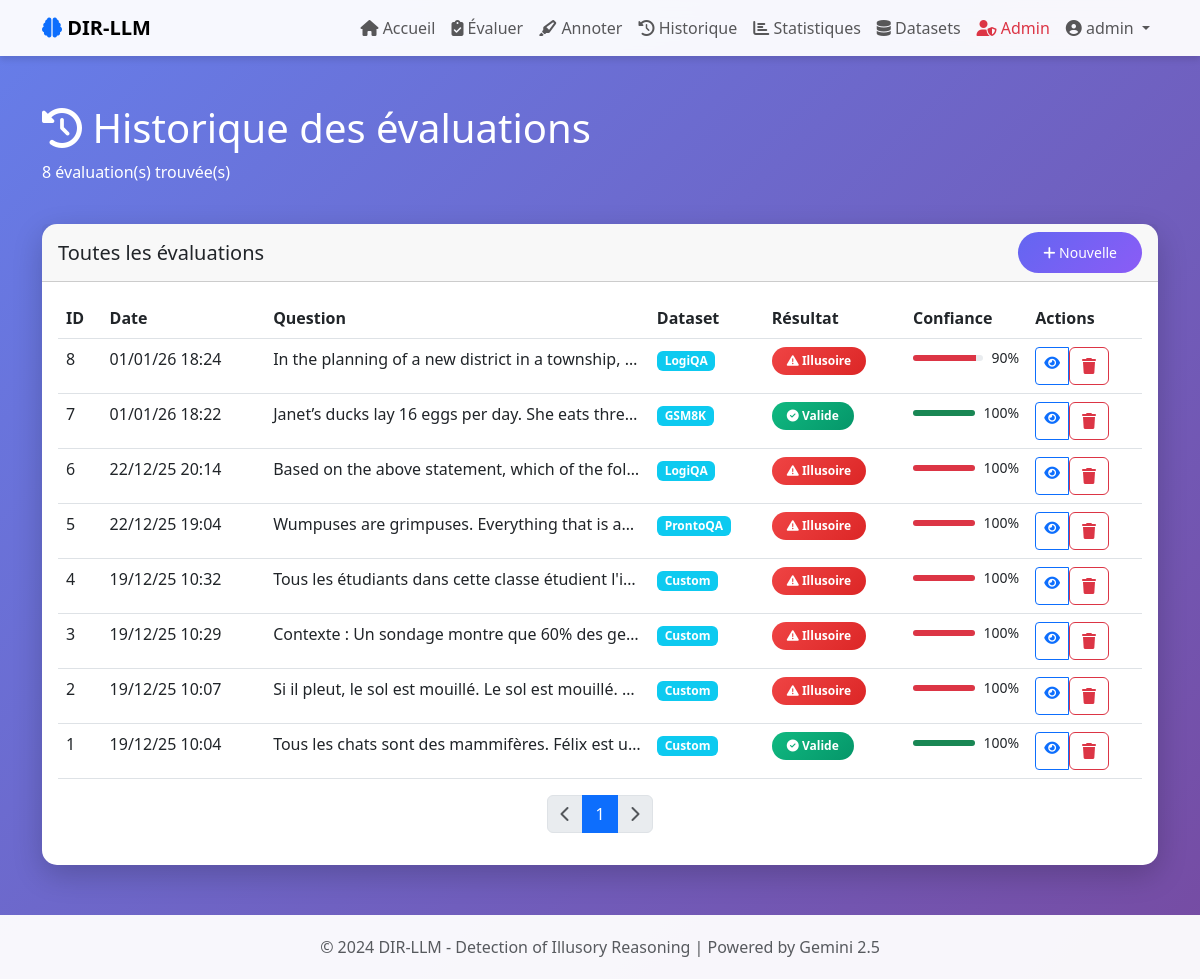
The page /history (signed in) on the database its author committed.
### models/user.py (models this page shows, shortened)
class User(UserMixin, db.Model):
    id = db.Column(db.Integer, primary_key=True)
    username = db.Column(db.String(80), unique=True, nullable=False)
    email = db.Column(db.String(120), unique=True, nullable=False)
    password_hash = db.Column(db.String(200), nullable=False)
    created_at = db.Column(db.DateTime, default=datetime.utcnow)
    is_admin = db.Column(db.Boolean, default=False)
    evaluations = db.relationship('Evaluation', backref='user', lazy=True, cascade='all, delete-orphan')
    annotations = db.relationship('HumanAnnotation', backref='annotator', lazy=True)

### models/evaluation.py (models this page shows, shortened)
class Evaluation(db.Model):
    id = db.Column(db.Integer, primary_key=True)
    user_id = db.Column(db.Integer, db.ForeignKey('user.id'), nullable=False)
    question = db.Column(db.Text, nullable=False)
    llm_response = db.Column(db.Text, nullable=False)
    expected_answer = db.Column(db.String(500))
    dataset_name = db.Column(db.String(100))
    is_illusory = db.Column(db.Boolean, default=False)
    illusion_types = db.Column(db.Text)
    explanation = db.Column(db.Text)
    confidence = db.Column(db.Float)
    created_at = db.Column(db.DateTime, default=datetime.utcnow)
    judge_model = db.Column(db.String(50), default='gemini-2.5-flash')
    consistency_checks = db.relationship('ConsistencyCheck', backref='evaluation', lazy=True)
    logical_analyses = db.relationship('LogicalAnalysis', backref='evaluation', lazy=True)
    human_annotations = db.relationship('HumanAnnotation', backref='evaluation', lazy=True)

### routes/main.py (the view)
@main_bp.route('/history')
@login_required
def history():
    page = request.args.get('page', 1, type=int)
    evaluations = Evaluation.query.filter_by(user_id=current_user.id)\
        .order_by(Evaluation.created_at.desc())\
        .paginate(page=page, per_page=20, error_out=False)
    return render_template('history.html', evaluations=evaluations)

### app.py (called while the page is built)
def create_app():
    app = Flask(__name__)
    app.config.from_object(Config)
    db.init_app(app)
    login_manager = LoginManager()
    login_manager.init_app(app)
    login_manager.login_view = 'auth.login'
    @login_manager.user_loader
    def load_user(user_id):
        return User.query.get(int(user_id))
    init_routes(app)
    with app.app_context():
        init_db_complete()
    return app

### templates/history.html (shortened to what this page needs)
{% extends "base.html" %}
{% block content %}
<div class="row mb-4">
    <div class="col-12">
        <h1 class="text-white">
            <i class="fas fa-history"></i> Historique des évaluations
        </h1>
        <p class="text-white">
            {{ evaluations.total }} évaluation(s) trouvée(s)
        </p>
    </div>
</div>
<div class="row">
    <div class="col-12">
        <div class="card">
            <div class="card-header">
                <div class="d-flex justify-content-between align-items-center">
                    <h5 class="mb-0">Toutes les évaluations</h5>
                    <div>
                        <a href="{{ url_for('main.evaluate') }}" class="btn btn-primary btn-sm">
                            <i class="fas fa-plus"></i> Nouvelle
                        </a>
                    </div>
                </div>
            </div>
            <div class="card-body">
                {% if evaluations.items %}
                <div class="table-responsive">
                    <table class="table table-hover">
                        <thead>
                            <tr>
                                <th>ID</th>
                                <th>Date</th>
                                <th>Question</th>
                                <th>Dataset</th>
                                <th>Résultat</th>
                                <th>Confiance</th>
                                <th>Actions</th>
                            </tr>
                        </thead>
                        <tbody>
                            {% for evaluation in evaluations.items %}
                            <tr>
                                <td>{{ evaluation.id }}</td>
                                <td>{{ evaluation.created_at.strftime('%d/%m/%y %H:%M') }}</td>
                                <td class="text-truncate" style="max-width: 300px;">
                                    {{ evaluation.question[:100] }}{% if evaluation.question|length > 100 %}...{% endif %}
                                </td>
                                <td>
                                    {% if evaluation.dataset_name %}
                                    <span class="badge bg-info">{{ evaluation.dataset_name[:15] }}</span>
                                    {% else %}
                                    <span class="text-muted">-</span>
                                    {% endif %}
                                </td>
                                <td>
                                    {% if evaluation.is_illusory %}
                                    <span class="badge badge-illusion">
                                        <i class="fas fa-exclamation-triangle"></i> Illusoire
                                    </span>
                                    {% else %}
                                    <span class="badge badge-valid">
                                        <i class="fas fa-check-circle"></i> Valide
                                    </span>
                                    {% endif %}
                                </td>
                                <td>
                                    <div class="d-flex align-items-center">
                                        <div class="progress flex-grow-1" style="height: 6px;">
                                            <div class="progress-bar {% if evaluation.is_illusory %}bg-danger{% else %}bg-success{% endif %}"
                                                 style="width: {{ evaluation.confidence * 100 }}%">
                                            </div>
                                        </div>
                                        <small class="ms-2">{{ "%.0f"|format(evaluation.confidence * 100) }}%</small>
                                    </div>
                                </td>
                                <td>
                                    <div class="btn-group btn-group-sm">
                                        <a href="{{ url_for('main.evaluation_detail', eval_id=evaluation.id) }}"
                                           class="btn btn-outline-primary">
                                            <i class="fas fa-eye"></i>
                                        </a>
                                        <form action="{{ url_for('main.delete_evaluation', eval_id=evaluation.id) }}"
                                              method="POST" class="d-inline"
                                              onsubmit="return confirm('Supprimer cette évaluation ?');">
                                            <button type="submit" class="btn btn-outline-danger">
                                                <i class="fas fa-trash"></i>
                                            </button>
                                        </form>
                                    </div>
                                </td>
                            </tr>
                            {% endfor %}
                        </tbody>
                    </table>
                </div>
                <nav aria-label="Page navigation">
                    <ul class="pagination justify-content-center">
                        {% if evaluations.has_prev %}
                        <li class="page-item">
                            <a class="page-link" href="{{ url_for('main.history', page=evaluations.prev_num) }}">
                                <i class="fas fa-chevron-left"></i>
                            </a>
                        </li>
                        {% else %}
                        <li class="page-item disabled">
                            <span class="page-link"><i class="fas fa-chevron-left"></i></span>
                        </li>
                        {% endif %}
                        {% for page_num in evaluations.iter_pages(left_edge=1, right_edge=1, left_current=2, right_current=2) %}
                            {% if page_num %}
                                {% if page_num == evaluations.page %}
                                <li class="page-item active">
                                    <span class="page-link">{{ page_num }}</span>
                                </li>
                                {% else %}
                                <li class="page-item">
                                    <a class="page-link" href="{{ url_for('main.history', page=page_num) }}">{{ page_num }}</a>
                                </li>
                                {% endif %}
                            {% else %}
                                <li class="page-item disabled">
                                    <span class="page-link">...</span>
                                </li>
                            {% endif %}
                        {% endfor %}
                        {% if evaluations.has_next %}
                        <li class="page-item">
                            <a class="page-link" href="{{ url_for('main.history', page=evaluations.next_num) }}">
                                <i class="fas fa-chevron-right"></i>
                            </a>
                        </li>
                        {% else %}
                        <li class="page-item disabled">
                            <span class="page-link"><i class="fas fa-chevron-right"></i></span>
                        </li>
                        {% endif %}
                    </ul>
                </nav>
                {% endif %}
            </div>
        </div>
    </div>
</div>
{% endblock %}

### templates/base.html (shortened to what this page needs)
<!DOCTYPE html>
<html lang="fr">
<head>
    <link href="https://cdn.jsdelivr.net/npm/bootstrap@5.3.0/dist/css/bootstrap.min.css" rel="stylesheet">
    <link rel="stylesheet" href="https://cdnjs.cloudflare.com/ajax/libs/font-awesome/6.4.0/css/all.min.css">
</head>
<body>
    <nav class="navbar navbar-expand-lg navbar-light">
        <div class="container">
            <a class="navbar-brand fw-bold" href="{{ url_for('auth.index') }}">
                <i class="fas fa-brain text-primary"></i> DIR-LLM
            </a>
            <div class="collapse navbar-collapse" id="navbarNav">
                <ul class="navbar-nav ms-auto">
                    {% if current_user.is_authenticated %}
                        <li class="nav-item">
                            <a class="nav-link" href="{{ url_for('main.dashboard') }}">
                                <i class="fas fa-home"></i> Accueil
                            </a>
                        </li>
                        <li class="nav-item">
                            <a class="nav-link" href="{{ url_for('main.evaluate') }}">
                                <i class="fas fa-clipboard-check"></i> Évaluer
                            </a>
                        </li>
                        <li class="nav-item">
                            <a class="nav-link" href="{{ url_for('annotations.annotate_list') }}">
                                <i class="fas fa-highlighter"></i> Annoter
                            </a>
                        </li>
                        <li class="nav-item">
                            <a class="nav-link" href="{{ url_for('main.history') }}">
                                <i class="fas fa-history"></i> Historique
                            </a>
                        </li>
                        <li class="nav-item">
                            <a class="nav-link" href="{{ url_for('main.statistics') }}">
                                <i class="fas fa-chart-bar"></i> Statistiques
                            </a>
                        </li>
                        <li class="nav-item">
                            <a class="nav-link" href="{{ url_for('datasets.view_datasets') }}">
                                <i class="fas fa-database"></i> Datasets
                            </a>
                        </li>
                        {% if current_user.is_admin %}
                        <li class="nav-item">
                            <a class="nav-link text-danger" href="{{ url_for('admin.admin_panel') }}">
                                <i class="fas fa-user-shield"></i> Admin
                            </a>
                        </li>
                        {% endif %}
                        <li class="nav-item dropdown">
                            <a class="nav-link dropdown-toggle" href="#" id="navbarDropdown" role="button" data-bs-toggle="dropdown">
                                <i class="fas fa-user-circle"></i> {{ current_user.username }}
                            </a>
                        </li>
                    {% endif %}
                </ul>
            </div>
        </div>
    </nav>
    <main class="container my-5">
        {% block content %}{% endblock %}
    </main>
    <footer class="footer text-center">
        <div class="container">
            <p class="mb-0 text-muted">
                &copy; 2024 DIR-LLM - Detection of Illusory Reasoning | Powered by Gemini 2.5
            </p>
        </div>
    </footer>
</body>
</html>

### templates/base.html (style rules this page uses)
:root { --primary: #6366f1; --secondary: #8b5cf6; --success: #10b981; --danger: #ef4444; --warning: #f59e0b; --dark: #1f2937; }
body { font-family: 'Segoe UI', Tahoma, Geneva, Verdana, sans-serif; background: linear-gradient(135deg, #667eea 0%, #764ba2 100%); min-height: 100vh; }
.navbar { background: rgba(255, 255, 255, 0.95) !important; backdrop-filter: blur(10px); box-shadow: 0 4px 6px rgba(0, 0, 0, 0.1); }
.card { border: none; border-radius: 15px; box-shadow: 0 10px 30px rgba(0, 0, 0, 0.2); transition: transform 0.3s ease; }
.btn-primary { background: linear-gradient(135deg, var(--primary), var(--secondary)); border: none; padding: 10px 25px; border-radius: 25px; transition: all 0.3s ease; }
.badge-illusion { background: linear-gradient(135deg, #ef4444, #dc2626); padding: 8px 15px; border-radius: 20px; }
.badge-valid { background: linear-gradient(135deg, #10b981, #059669); padding: 8px 15px; border-radius: 20px; }
.footer { background: rgba(255, 255, 255, 0.95); padding: 20px 0; margin-top: 50px; }

### rows shown on the page
User: username "admin"
Evaluation: id "8", created_at "01/01/26 18:24", question "In the planning of a new district in a township,…", dataset_name "LogiQA", is_illusory True (drawn), evaluation.confidence*100 "90"
Evaluation: id "7", created_at "01/01/26 18:22", question "Janet’s ducks lay 16 eggs per day. She eats thre…", dataset_name "GSM8K", is_illusory False (drawn), evaluation.confidence*100 "100"
Evaluation: id "6", created_at "22/12/25 20:14", question "Based on the above statement, which of the fol…", dataset_name "LogiQA", is_illusory True (drawn), evaluation.confidence*100 "100"
Evaluation: id "5", created_at "22/12/25 19:04", question "Wumpuses are grimpuses. Everything that is a…", dataset_name "ProntoQA", is_illusory True (drawn), evaluation.confidence*100 "100"
Evaluation: id "4", created_at "19/12/25 10:32", question "Tous les étudiants dans cette classe étudient l'i…", dataset_name "Custom", is_illusory True (drawn), evaluation.confidence*100 "100"
Evaluation: id "3", created_at "19/12/25 10:29", question "Contexte : Un sondage montre que 60% des ge…", dataset_name "Custom", is_illusory True (drawn), evaluation.confidence*100 "100"
Evaluation: id "2", created_at "19/12/25 10:07", question "Si il pleut, le sol est mouillé. Le sol est mouillé.…", dataset_name "Custom", is_illusory True (drawn), evaluation.confidence*100 "100"
Evaluation: id "1", created_at "19/12/25 10:04", question "Tous les chats sont des mammifères. Félix est u…", dataset_name "Custom", is_illusory False (drawn), evaluation.confidence*100 "100"

### other values the page prints
{{ evaluations.total }} "8"
{{ page_num }} "1"
